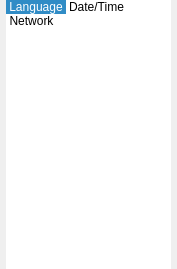
<?xml version="1.0" encoding="UTF-8"?>
<ui version="4.0">
 <class>ServiceUpdates::CParametersWidget</class>
 <widget class="QWidget" name="ServiceUpdates::CParametersWidget">
  <property name="geometry">
   <rect>
    <x>0</x>
    <y>0</y>
    <width>177</width>
    <height>269</height>
   </rect>
  </property>
  <property name="minimumSize">
   <size>
    <width>177</width>
    <height>0</height>
   </size>
  </property>
  <property name="maximumSize">
   <size>
    <width>177</width>
    <height>16777215</height>
   </size>
  </property>
  <property name="windowTitle">
   <string>Form</string>
  </property>
  <layout class="QHBoxLayout" name="horizontalLayout">
   <property name="leftMargin">
    <number>6</number>
   </property>
   <property name="topMargin">
    <number>0</number>
   </property>
   <property name="rightMargin">
    <number>6</number>
   </property>
   <property name="bottomMargin">
    <number>0</number>
   </property>
   <item>
    <widget class="QListWidget" name="parameterList">
     <property name="font">
      <font>
       <pointsize>9</pointsize>
      </font>
     </property>
     <property name="focusPolicy">
      <enum>Qt::NoFocus</enum>
     </property>
     <property name="frameShape">
      <enum>QFrame::NoFrame</enum>
     </property>
     <property name="verticalScrollBarPolicy">
      <enum>Qt::ScrollBarAlwaysOff</enum>
     </property>
     <property name="horizontalScrollBarPolicy">
      <enum>Qt::ScrollBarAlwaysOff</enum>
     </property>
     <property name="editTriggers">
      <set>QAbstractItemView::NoEditTriggers</set>
     </property>
     <property name="iconSize">
      <size>
       <width>65</width>
       <height>65</height>
      </size>
     </property>
     <property name="movement">
      <enum>QListView::Static</enum>
     </property>
     <property name="flow">
      <enum>QListView::LeftToRight</enum>
     </property>
     <property name="isWrapping" stdset="0">
      <bool>true</bool>
     </property>
     <property name="spacing">
      <number>7</number>
     </property>
     <property name="viewMode">
      <enum>QListView::IconMode</enum>
     </property>
     <property name="wordWrap">
      <bool>true</bool>
     </property>
     <property name="currentRow">
      <number>0</number>
     </property>
     <item>
      <property name="text">
       <string>Language</string>
      </property>
      <property name="icon">
       <iconset>
        <normalon>:/Large/Icons/Configuration/Configuration_Language.png</normalon>
        <selectedon>:/Large/Icons/Configuration/Configuration_Language_act.png</selectedon>
       </iconset>
      </property>
     </item>
     <item>
      <property name="text">
       <string>Date/Time</string>
      </property>
      <property name="icon">
       <iconset>
        <normalon>:/Large/Icons/Configuration/Configuration_DateTime.png</normalon>
        <selectedon>:/Large/Icons/Configuration/Configuration_DateTime_act.png</selectedon>
       </iconset>
      </property>
     </item>
     <item>
      <property name="text">
       <string>Network</string>
      </property>
      <property name="icon">
       <iconset>
        <normalon>:/Large/Icons/Configuration/Configuration_Network.png</normalon>
        <selectedon>:/Large/Icons/Configuration/Configuration_Network_act.png</selectedon>
       </iconset>
      </property>
     </item>
    </widget>
   </item>
  </layout>
 </widget>
 <resources/>
 <connections/>
</ui>
